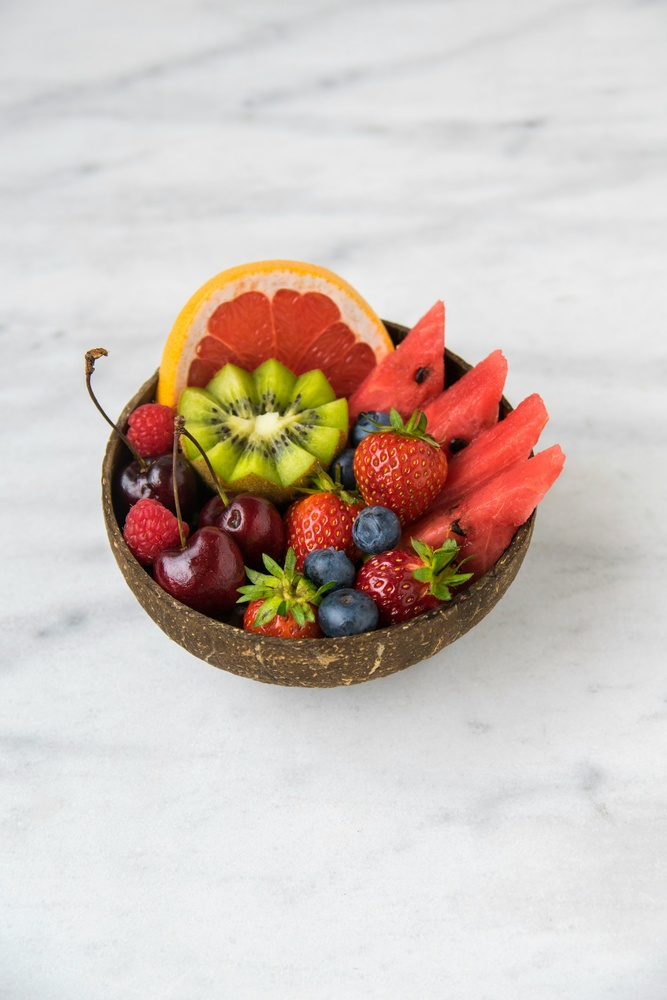
#> input picture pxfuel.jpg, 667 x 1000 px, shrunk from 4000 x 6000 before the run
$ python edge.py   (older library calls are emulated)
#> lines starting #> are read from the running program, lines starting #| are printed output that depends on the picture; after the words box and inside, x2 and y2 are one past the last pixel; in counts of white or black regions, pixels touching at a corner belong together
"""
Modul Edge Detection & Morphology
Input  : numpy array BGR (dari cv2.imread)
Return : numpy array BGR hasil pemrosesan
"""

import cv2
import numpy as np
import base64

def _to_base64_png(image):
    _, buffer = cv2.imencode('.png', image)
    return base64.b64encode(buffer).decode('utf-8')


# ──────────────────────────────────────────────────────────────────────────────
# FUNCTIONS
# ──────────────────────────────────────────────────────────────────────────────

def threshold(image, thresh, method):
    """
    Mengkonversi gambar ke biner berdasarkan nilai ambang batas.
    - image  : numpy array BGR
    - thresh : integer, nilai ambang batas (0-255)
    - method : string, "binary" | "otsu" | "adaptive"
    - return : numpy array BGR (gambar biner)
    """
    gray = cv2.cvtColor(image, cv2.COLOR_BGR2GRAY)

    if method == "binary":
        _, result = cv2.threshold(gray, thresh, 255, cv2.THRESH_BINARY)

    elif method == "otsu":
        _, result = cv2.threshold(gray, 0, 255, cv2.THRESH_BINARY + cv2.THRESH_OTSU)

    elif method == "adaptive":
        result = cv2.adaptiveThreshold(
            gray, 255,
            cv2.ADAPTIVE_THRESH_GAUSSIAN_C,
            cv2.THRESH_BINARY,
            blockSize=11,
            C=2
        )
    else:
        raise ValueError(f"Method '{method}' tidak dikenal. Pilih: binary, otsu, adaptive.")

    return {"processed_image": _to_base64_png(cv2.cvtColor(result, cv2.COLOR_GRAY2BGR))}


def canny(image, low, high):
    """
    Deteksi tepi dengan algoritma Canny.
    - image  : numpy array BGR
    - low    : integer, threshold bawah
    - high   : integer, threshold atas
    - return : numpy array BGR (peta tepi)
    """
    gray    = cv2.cvtColor(image, cv2.COLOR_BGR2GRAY)
    blurred = cv2.GaussianBlur(gray, (5, 5), 0)
    edges   = cv2.Canny(blurred, low, high)

    return {"processed_image": _to_base64_png(cv2.cvtColor(edges, cv2.COLOR_GRAY2BGR))}


def sobel(image, axis):
    """
    Deteksi tepi dengan operator Sobel.
    - image  : numpy array BGR
    - axis   : string, "x" | "y" | "both"
    - return : numpy array BGR (peta gradient)
    """
    gray = cv2.cvtColor(image, cv2.COLOR_BGR2GRAY)

    if axis == "x":
        result = cv2.Sobel(gray, cv2.CV_64F, 1, 0, ksize=3)
        result = np.uint8(np.absolute(result))

    elif axis == "y":
        result = cv2.Sobel(gray, cv2.CV_64F, 0, 1, ksize=3)
        result = np.uint8(np.absolute(result))

    elif axis == "both":
        gx     = cv2.Sobel(gray, cv2.CV_64F, 1, 0, ksize=3)
        gy     = cv2.Sobel(gray, cv2.CV_64F, 0, 1, ksize=3)
        result = np.uint8(np.clip(np.sqrt(gx**2 + gy**2), 0, 255))

    else:
        raise ValueError(f"Axis '{axis}' tidak dikenal. Pilih: x, y, both.")

    return {"processed_image": _to_base64_png(cv2.cvtColor(result, cv2.COLOR_GRAY2BGR))}


def prewitt(image):
    """
    Deteksi tepi dengan operator Prewitt.
    - image  : numpy array BGR
    - return : numpy array BGR (peta tepi Prewitt)
    """
    gray = cv2.cvtColor(image, cv2.COLOR_BGR2GRAY).astype(np.float64)

    kx = np.array([[-1, 0, 1], [-1, 0, 1], [-1, 0, 1]], dtype=np.float64)
    ky = np.array([[-1,-1,-1], [ 0, 0, 0], [ 1, 1, 1]], dtype=np.float64)

    gx     = cv2.filter2D(gray, -1, kx)
    gy     = cv2.filter2D(gray, -1, ky)
    result = np.uint8(np.clip(np.sqrt(gx**2 + gy**2), 0, 255))

    return {"processed_image": _to_base64_png(cv2.cvtColor(result, cv2.COLOR_GRAY2BGR))}


def robert(image):
    """
    Deteksi tepi dengan operator Robert Cross.
    - image  : numpy array BGR
    - return : numpy array BGR (peta tepi Robert)
    """
    gray = cv2.cvtColor(image, cv2.COLOR_BGR2GRAY).astype(np.float64)

    kx = np.array([[ 1,  0], [ 0, -1]], dtype=np.float64)
    ky = np.array([[ 0,  1], [-1,  0]], dtype=np.float64)

    gx     = cv2.filter2D(gray, -1, kx)
    gy     = cv2.filter2D(gray, -1, ky)
    result = np.uint8(np.clip(np.sqrt(gx**2 + gy**2), 0, 255))

    return {"processed_image": _to_base64_png(cv2.cvtColor(result, cv2.COLOR_GRAY2BGR))}


def laplacian(image, ksize):
    """
    Deteksi tepi dengan operator Laplacian.
    - image  : numpy array BGR
    - ksize  : integer, ukuran kernel (harus ganjil: 1, 3, 5, ...)
    - return : numpy array BGR (peta tepi Laplacian)
    """
    gray = cv2.cvtColor(image, cv2.COLOR_BGR2GRAY)

    if ksize % 2 == 0:
        ksize += 1

    lap    = cv2.Laplacian(gray, cv2.CV_64F, ksize=ksize)
    result = np.uint8(np.clip(np.absolute(lap), 0, 255))

    return {"processed_image": _to_base64_png(cv2.cvtColor(result, cv2.COLOR_GRAY2BGR))}


def log(image, sigma):
    """
    Laplacian of Gaussian (LoG) deteksi tepi.
    - image  : numpy array BGR
    - sigma  : float, nilai sigma untuk Gaussian pre-smoothing
    - return : numpy array BGR (peta tepi LoG)
    """
    gray = cv2.cvtColor(image, cv2.COLOR_BGR2GRAY)

    ksize = int(2 * np.ceil(3 * sigma) + 1)
    if ksize % 2 == 0:
        ksize += 1
    ksize = max(ksize, 3)

    blurred = cv2.GaussianBlur(gray, (ksize, ksize), sigmaX=sigma)
    lap     = cv2.Laplacian(blurred, cv2.CV_64F)
    result  = np.uint8(np.clip(np.absolute(lap), 0, 255))

    return {"processed_image": _to_base64_png(cv2.cvtColor(result, cv2.COLOR_GRAY2BGR))}


def erode(image, kernel_size, iterations=1):
    """
    Operasi morfologi erosion (memperkecil area putih).
    - image       : numpy array BGR
    - kernel_size : integer, ukuran structuring element
    - iterations  : integer, jumlah iterasi (default=1)
    - return      : numpy array BGR hasil erosion
    """
    kernel = cv2.getStructuringElement(cv2.MORPH_RECT, (kernel_size, kernel_size))
    return {"processed_image": _to_base64_png(cv2.erode(image, kernel, iterations=iterations))}


def dilate(image, kernel_size, iterations=1):
    """
    Operasi morfologi dilation (memperluas area putih).
    - image       : numpy array BGR
    - kernel_size : integer, ukuran structuring element
    - iterations  : integer, jumlah iterasi (default=1)
    - return      : numpy array BGR hasil dilation
    """
    kernel = cv2.getStructuringElement(cv2.MORPH_RECT, (kernel_size, kernel_size))
    return {"processed_image": _to_base64_png(cv2.dilate(image, kernel, iterations=iterations))}


# ──────────────────────────────────────────────────────────────────────────────
# TEST
# ──────────────────────────────────────────────────────────────────────────────

if __name__ == "__main__":
    import os
    os.makedirs("edge", exist_ok=True)
    img = cv2.imread("pxfuel.jpg")  # ganti dengan path gambar kamu
#> img is the input picture: shape (1000, 667, 3); mean B, G, R 187.1, 194.2, 206.8

    def save_res(res_dict, filename):
        filepath = os.path.join("edge", filename)
        print(f"Hasil {filename}:", list(res_dict.keys()))
        with open(filepath, "wb") as f:
            f.write(base64.b64decode(res_dict["processed_image"]))

    save_res(threshold(img, 127, "binary"), "out_threshold_binary.png")
#> in threshold, `gray = cv2.cvtColor(image, cv2.COLOR_BGR2GRAY)`:
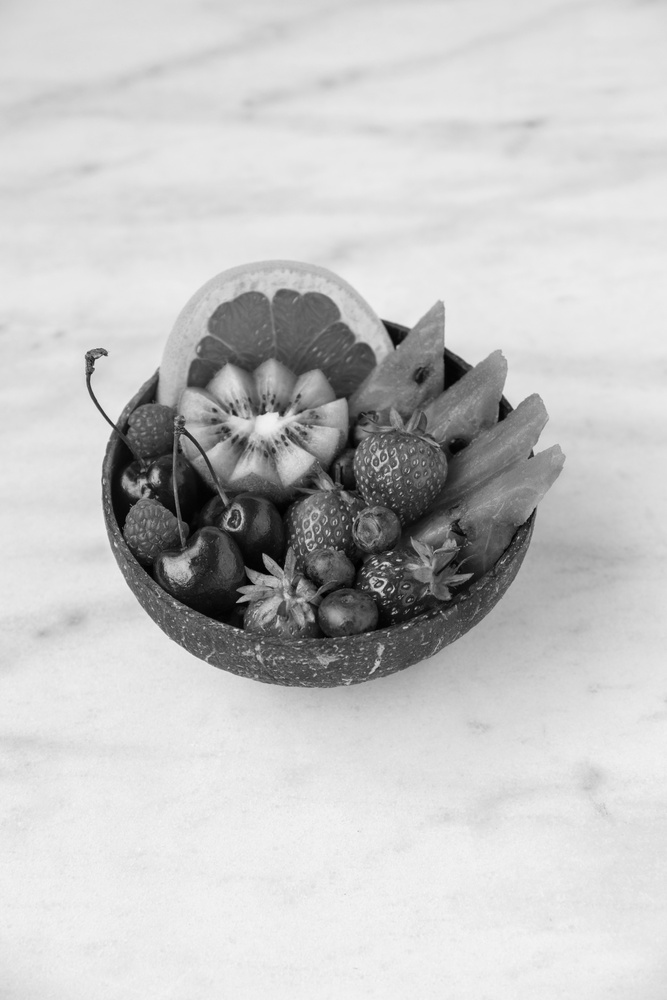
#> gray: shape (1000, 667); min 0, max 247, mean 197.2
#> in threshold, `_, result = cv2.threshold(gray, thresh, 255, cv2.THRESH_BINARY)`:
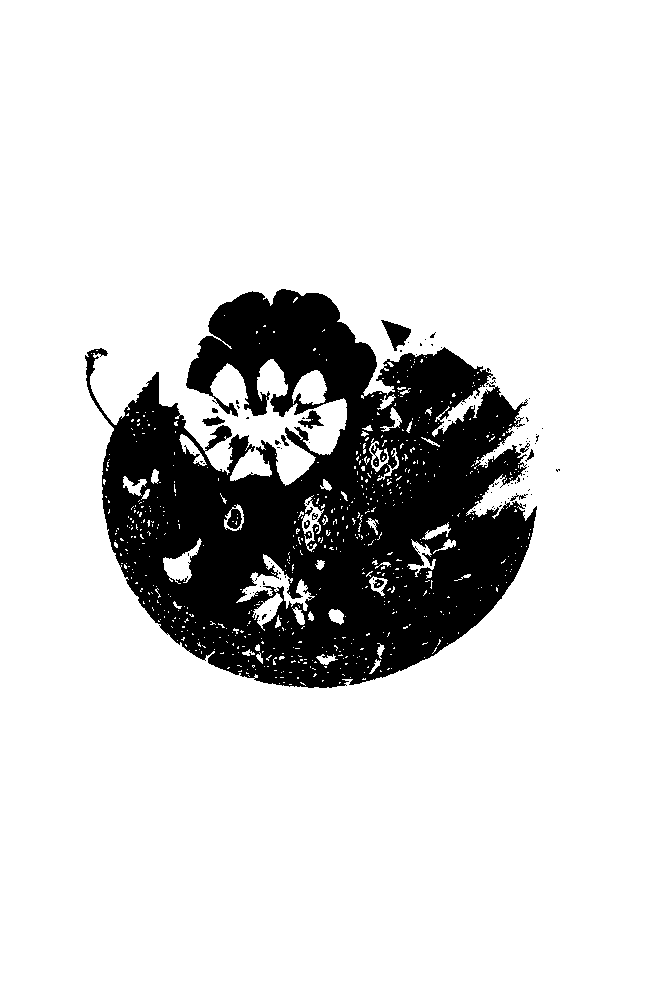
#> result: shape (1000, 667); 84.3% white; 99 black regions (87 under 20 px), largest, box (x1, y1, x2, y2) and area: (85, 289, 537, 688) 103393, (381, 320, 411, 351) 451, (298, 410, 324, 429) 207
#| Hasil out_threshold_binary.png: ['processed_image']
    save_res(threshold(img, 0,   "otsu"), "out_threshold_otsu.png")
#> call 2 of threshold, with thresh = 0, method = 'otsu'
#> in threshold (call 2), `_, result = cv2.threshold(gray, 0, 255, cv2.THRESH_BINARY + cv2.THRESH..`:
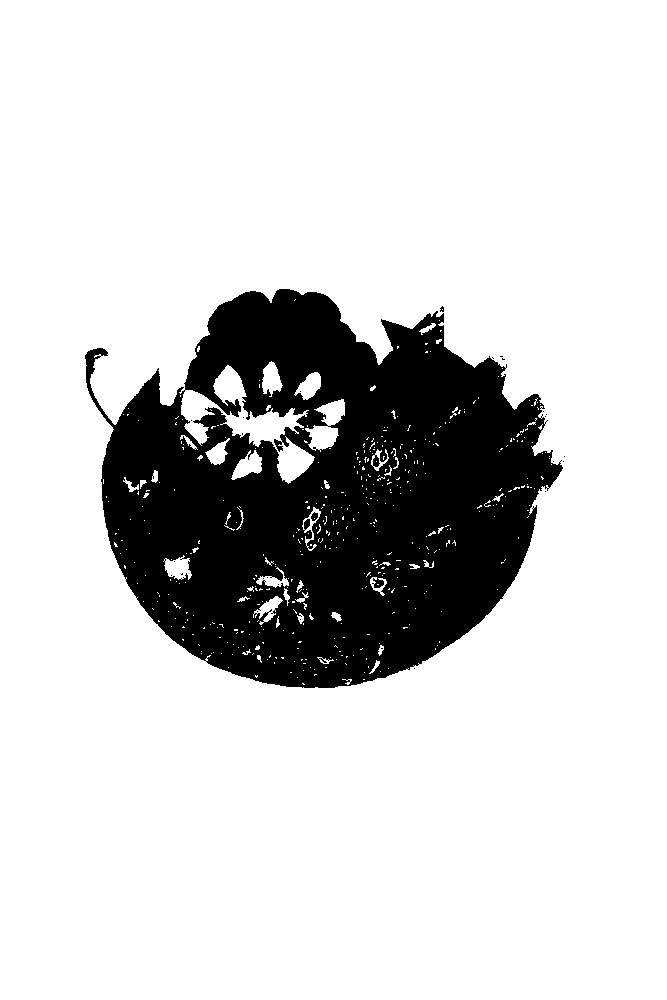
#> result: shape (1000, 667); 81.9% white; 27 black regions (25 under 20 px), largest, box (x1, y1, x2, y2) and area: (85, 289, 563, 688) 120591, (311, 512, 318, 521) 44
#| Hasil out_threshold_otsu.png: ['processed_image']
    save_res(threshold(img, 0,   "adaptive"), "out_threshold_adaptive.png")
#> call 3 of threshold, with thresh = 0, method = 'adaptive'
#> in threshold (call 3), `result = cv2.adaptiveThreshold( gray, 255, cv2.ADAPTIVE_THRESH_GAUSSIA..`:
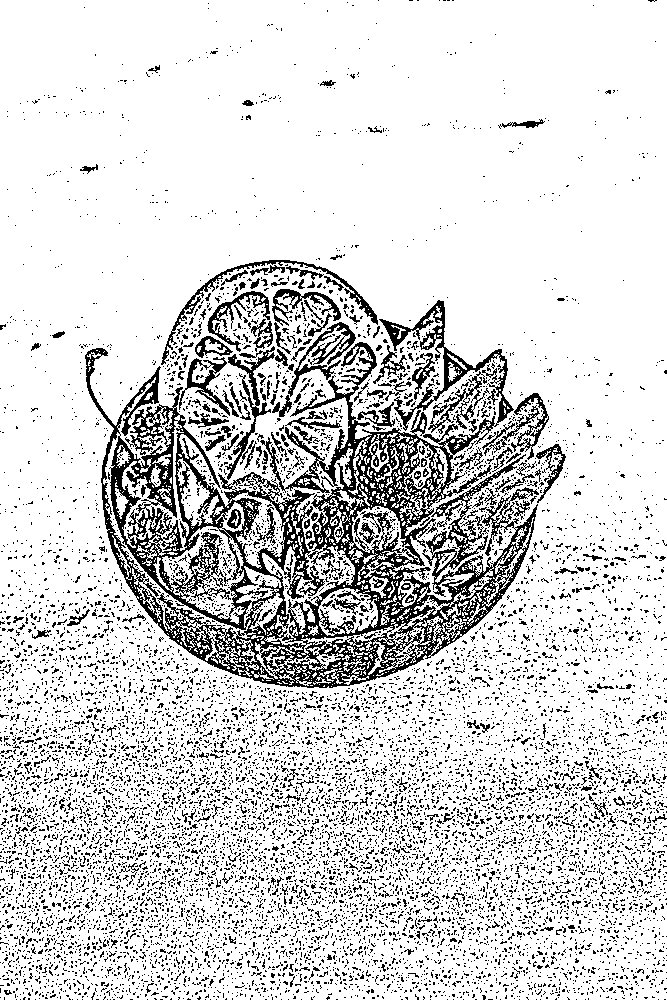
#> result: shape (1000, 667); 83.8% white; black in thin lines or dots
#| Hasil out_threshold_adaptive.png: ['processed_image']
    save_res(canny(img, 50, 150), "out_canny.png")
#> in canny, `edges   = cv2.Canny(blurred, low, high)`:
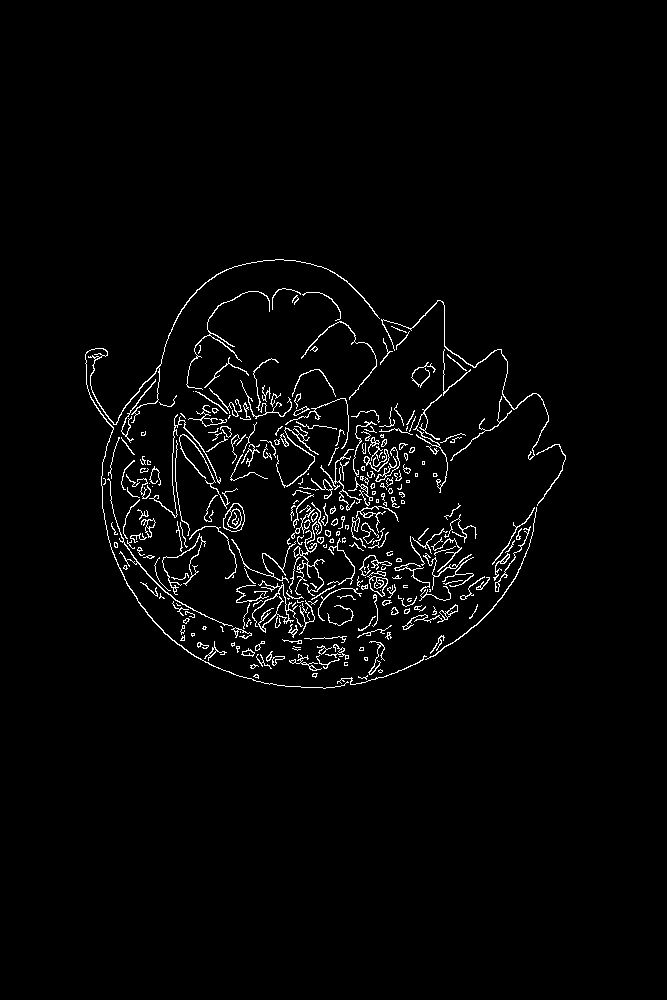
#> edges: shape (1000, 667); 2.4% white in thin lines or dots, all inside (x1, y1, x2, y2) = (85, 259, 566, 689)
#| Hasil out_canny.png: ['processed_image']
    save_res(sobel(img, "x"), "out_sobel_x.png")
#| Hasil out_sobel_x.png: ['processed_image']
    save_res(sobel(img, "y"), "out_sobel_y.png")
#| Hasil out_sobel_y.png: ['processed_image']
    save_res(sobel(img, "both"), "out_sobel_both.png")
#| Hasil out_sobel_both.png: ['processed_image']
    save_res(prewitt(img), "out_prewitt.png")
#| Hasil out_prewitt.png: ['processed_image']
    save_res(robert(img), "out_robert.png")
#| Hasil out_robert.png: ['processed_image']
    save_res(laplacian(img, 3), "out_laplacian.png")
#> in laplacian, `lap    = cv2.Laplacian(gray, cv2.CV_64F, ksize=ksize)`:
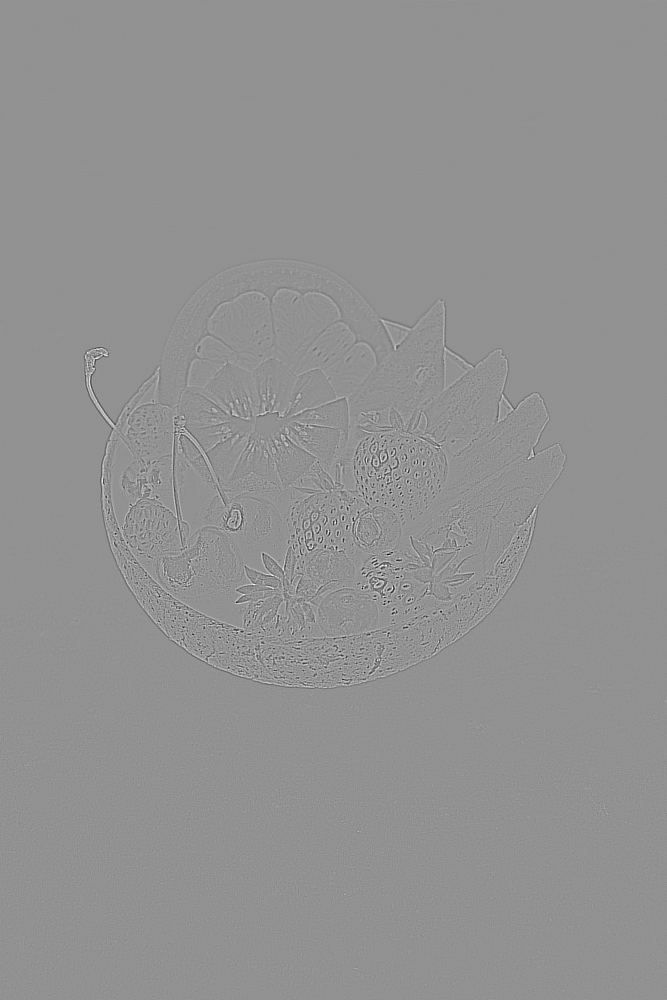
#> lap: shape (1000, 667) float64; min -924, max 690, mean 0; drawn with min black and max white
#> in laplacian, `result = np.uint8(np.clip(np.absolute(lap), 0, 255))`:
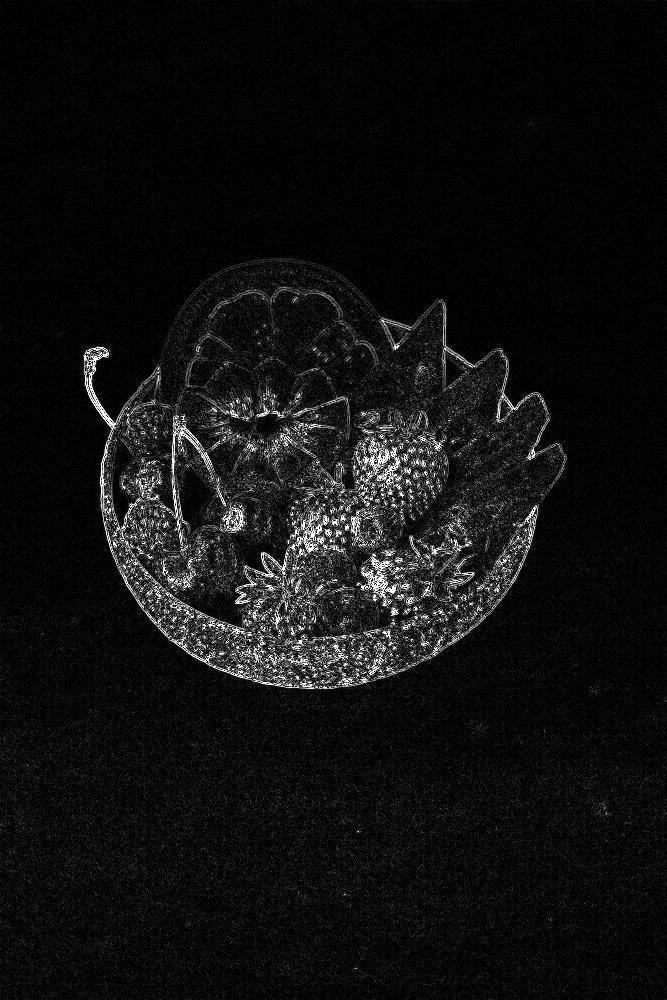
#> result: shape (1000, 667); min 0, max 255, mean 16.5
#| Hasil out_laplacian.png: ['processed_image']
    save_res(log(img, 0.001), "out_log.png")
#| Hasil out_log.png: ['processed_image']
    save_res(erode(img, 5, iterations=2), "out_erode.png")
#| Hasil out_erode.png: ['processed_image']
    save_res(dilate(img, 5, iterations=2), "out_dilate.png")
#| Hasil out_dilate.png: ['processed_image']

    print("Semua hasil edge.py tersimpan.")
